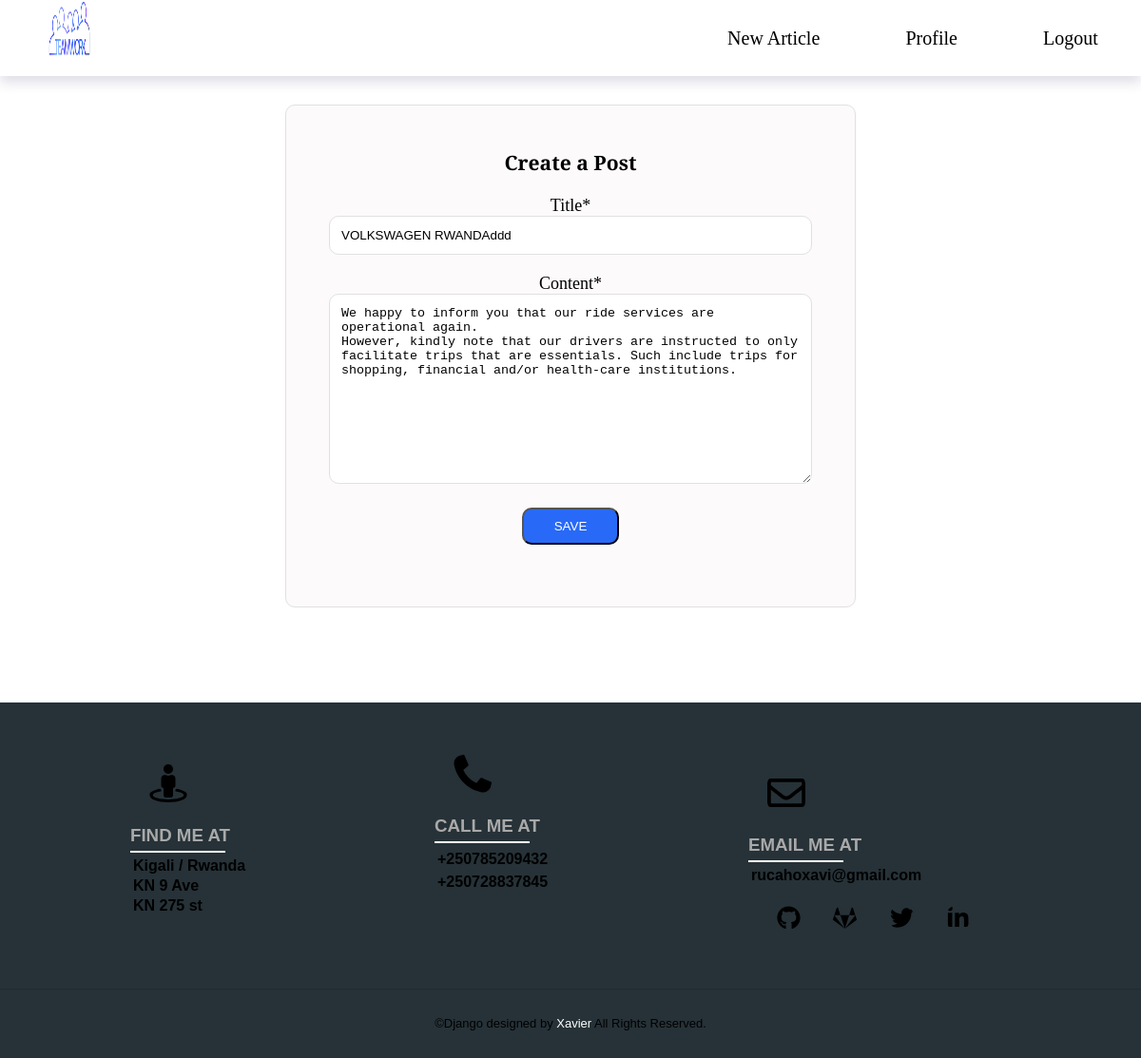
/post/18/update/ (signed in), run on an earlier commit of the app's database.
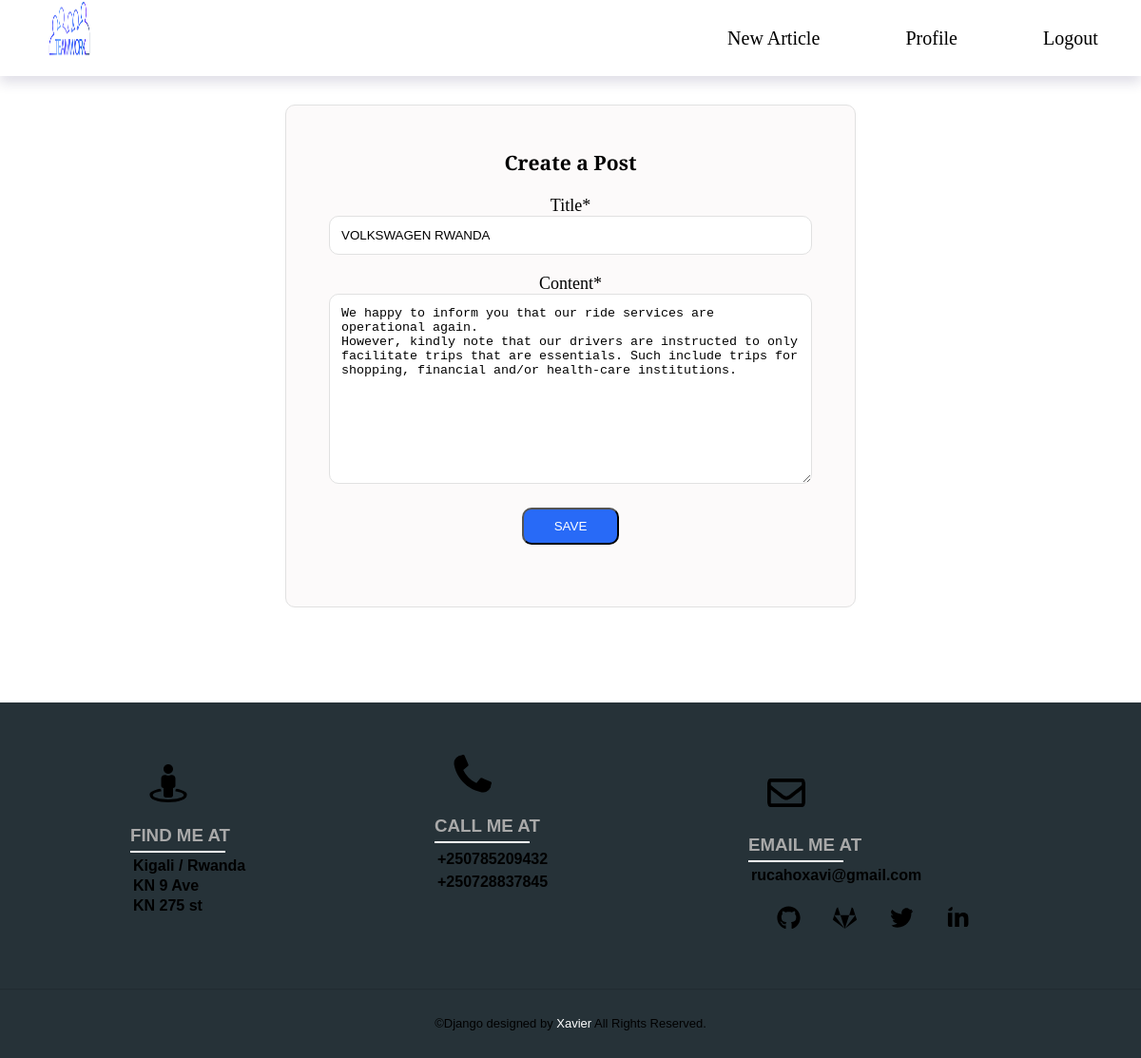
And on a later commit of the database.
### workdjango/models.py (models this page shows, shortened)
class Post(models.Model):
    title = models.CharField(max_length=100)
    content = models.TextField()
    date_posted = models.DateTimeField(default=timezone.now)
    author = models.ForeignKey(User, on_delete=models.CASCADE)

### workdjango/views.py (the view, shortened to what this page needs)
# urls.py: path('post/<int:pk>/update/', PostUpdateView.as_view(), name='post-update'),
class PostUpdateView(LoginRequiredMixin, UserPassesTestMixin, UpdateView):
    model = Post
    fields = ['title', 'content']
    def test_func(self):
        post = self.get_object()
        if self.request.user == post.author:
            return True
        return False

### workdjango/templates/workdjango/post_form.html (shortened to what this page needs)
{% extends "workdjango/base.html" %}
{% load crispy_forms_tags %}
{% block content %}
<div class="create-article-page">
    <div class="article-form">
      <form method="POST" autocomplete="on">
     <h3>Create a Post</h3><br>
      {{ form|crispy }}
   <button type="submit">Save</button>
   </form>
  </div>
   </div>
{% endblock content %}

What changed in the data, as far as the page shows it:
changed Post: title "VOLKSWAGEN RWANDAddd" → "VOLKSWAGEN RWANDA"
